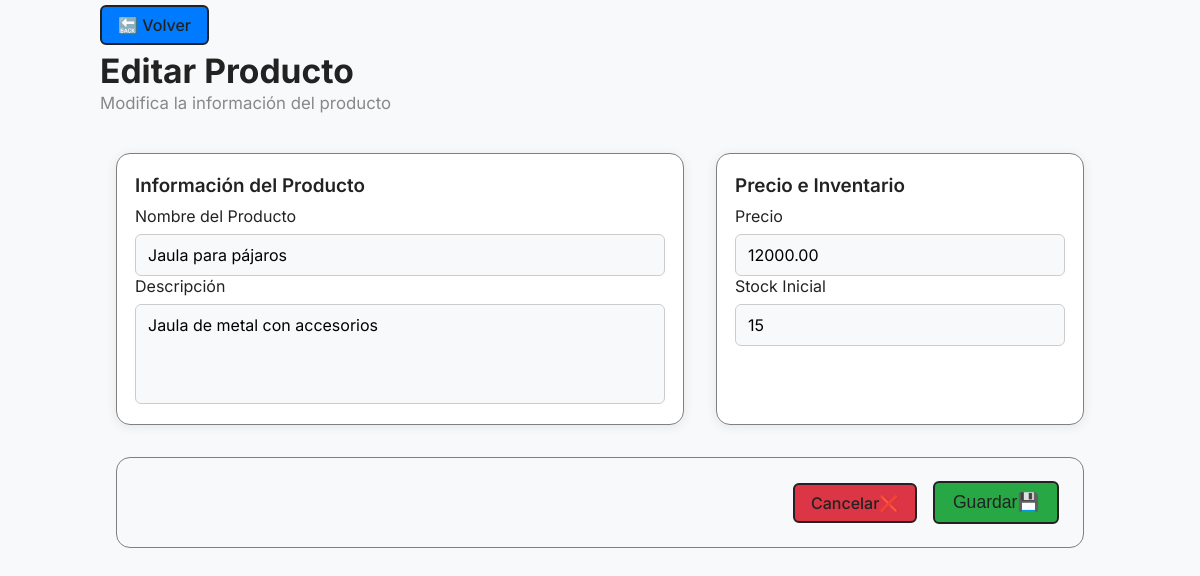
The page /productos/editar.php?id=28 on the database its author committed.
### tables this page shows
CREATE TABLE `productos` (
  `id` int(11) NOT NULL,
  `nombre` varchar(100) NOT NULL,
  `descripcion` text NOT NULL,
  `precio` decimal(10,2) NOT NULL,
  `stock` int(11) NOT NULL,
  `ultact` datetime NOT NULL DEFAULT current_timestamp() ON UPDATE current_timestamp()
);

### src/controllers/ProductoController.php (called while the page is built, shortened)
<?php
require_once(__DIR__ . '/../config/conexiondb.php');
require_once(__DIR__ . '/../models/Producto.php');
class ProductoController {
    private $producto;
    public function __construct() {
        global $conn;
        $this->producto = new Producto($conn);
    }
    public function editar() {
        $id = "";
        $nombre = $descripcion = $precio = $stock = "";
        if ($_SERVER["REQUEST_METHOD"] === "POST" && isset($_POST["id"])) {
            $id = $_POST["id"];
        } else if (isset($_GET["id"]) && is_numeric($_GET["id"])) {
            $id = $_GET["id"];
        } else {
            echo "Error: No se pudo obtener el id del producto. Intenta de nuevo.";
            return;
        }
        if ($_SERVER["REQUEST_METHOD"] === "GET" && !empty($id)) {
            $productoData = $this->producto->obtenerPorId($id);
            if ($productoData) {
                $nombre = $productoData["nombre"];
                $descripcion = $productoData["descripcion"];
                $precio = $productoData["precio"];
                $stock = $productoData["stock"];
            } else {
                echo "Error: Producto no encontrado.";
                exit;
            }
        }
        require(__DIR__ . '/../views/productos/editar.php');
    }
}

### public/productos/editar.php (called while the page is built)
<?php
require_once(__DIR__ . '/../../src/controllers/ProductoController.php');
$controller = new ProductoController();
$controller->editar();

### src/models/Producto.php (called while the page is built, shortened)
<?php
class Producto {
    private $conn;
    public function __construct($conn) {
        $this->conn = $conn;
    }
    public function obtenerPorId($id) {
        $sql = "SELECT * FROM productos WHERE id = ?";
        $stmt = $this->conn->prepare($sql);
        $stmt->bind_param("i", $id);
        $stmt->execute();
        $result = $stmt->get_result();
        return $result->fetch_assoc();
    }
}

### src/views/productos/editar.php (the view, shortened to what this page needs)
<!DOCTYPE html>
<html lang="es">
<head>
    <link rel="stylesheet" href="../../css/style.css">
</head>
<body>
    <div class="wrapper">
        <form action="" method="post" class="form-card-grid">
            <div class="form-header">
                <a href="../index.php" class="btn">🔙 Volver</a>
                <h2>Editar Producto</h2>
                <p class="subtitle">Modifica la información del producto</p>
            </div>
            <div class="form-card-container">
                <div class="form-card form-main">
                    <h3>Información del Producto</h3>
                    <div class="form-group">
                        <label for="nombre">Nombre del Producto</label>
                        <input type="text" id="nombre" name="nombre" value="<?= htmlspecialchars($nombre) ?>" class="input">
                    </div>
                    <div class="form-group">
                        <label for="descripcion">Descripción</label>
                        <textarea id="descripcion" name="descripcion" class="input"><?= htmlspecialchars($descripcion) ?></textarea>
                    </div>
                </div>
                <div class="form-card form-side">
                    <h3>Precio e Inventario</h3>
                    <div class="form-group">
                        <label for="precio">Precio</label>
                        <input type="number" step="0.01" id="precio" name="precio" value="<?= htmlspecialchars($precio) ?>" class="input">
                    </div>
                    <div class="form-group">
                        <label for="stock">Stock Inicial</label>
                        <input type="number" id="stock" name="stock" value="<?= htmlspecialchars($stock) ?>" class="input">
                    </div>
                </div>
            </div>
            <div class="form-card form-actions" style="flex-direction: row; justify-content: flex-end; display: flex; gap: 1em;">
                <a href="../index.php" class="btn btn-delete">Cancelar❌</a>
                <input type="submit" class="btn btn-add" value="Guardar💾" style="font-size: 1.1em;">
            </div>
        </form>
    </div>
</body>
</html>

### public/css/style.css (style rules this page uses)
:root { --primary: #007bff; --success: #28a745; --danger: #dc3545; --warning: #ffc107; --gray: #6c757d; --border-radius: 14px; --shadow: 0 1px 10px rgba(0,0,0,0.05); --font-main: 'Inter', Arial, sans-serif; --bg-main: #f8f9fa; --bg-card: #fff; --border: #e9ecef; --text-main: #222; --text-secondary: #888; }
* { box-sizing: border-box; margin: 0; padding: 0; }
body { font-family: var(--font-main); background: #e9ecef; min-height: 100vh; color: var(--text-main); }
label { margin-bottom: 0.5em; }
.wrapper { width: 100vw; min-height: 100vh; max-width: 100vw; margin: 0; padding: 0 2vw; display: flex; flex-direction: column; align-items: stretch; background: var(--bg-main); }
.card, .form-card { background: var(--bg-card); border-radius: var(--border-radius); box-shadow: 0 2px 12px rgba(0,0,0,0.08); border: 1px solid grey; padding: 20px 18px; margin-bottom: 32px; overflow: hidden; }
.btn { display: inline-block; padding: .5em 1em; margin: 5px 0; border-radius: 6px; text-decoration: none; font-weight: 500; border: 2px solid var(--text-main); cursor: pointer; background-color: var(--primary); color: var(--text-main); transition: 0.2s; }
.btn-add { background-color: var(--success); color: var(--text-main); }
.btn-delete { background-color: var(--danger); color: var(--text-main); }
.form-header { margin-bottom: 24px; text-align: left; }
.form-header h2 { margin: 0 0 2px 0; font-size: 2.1em; font-weight: 700; }
.form-header .subtitle { color: var(--text-secondary); font-size: 1.05em; }
.form-card-container { width: 100%; display: grid; grid-template-columns: 1.5fr 1fr; justify-content: center; }
.form-card { margin: 1em; }
.form-card-grid { width: 100%; max-width: 1000px; margin: 0 auto; }
.form-card h3 { margin-top: 0; font-size: 1.18em; font-weight: 600; margin-bottom: 0.5em; }
.form-group { display: flex; flex-direction: column; }
.input { font-family: var(--font-main); padding: 10px 12px; border: 1px solid #ccc; border-radius: 6px; font-size: 1em; background: #f8f9fa; transition: border 0.2s; width: 100%; box-sizing: border-box; }
textarea.input { min-height: 100px; resize: none; }
.form-actions { background: #f8f9fa; box-shadow: none; border-radius: var(--border-radius); padding: 18px 24px; display: flex; flex-direction: column; align-items: center; }

### rows shown on the page
productos: nombre "Jaula para pájaros", descripcion "Jaula de metal con accesorios", precio "12000.00", stock "15"
